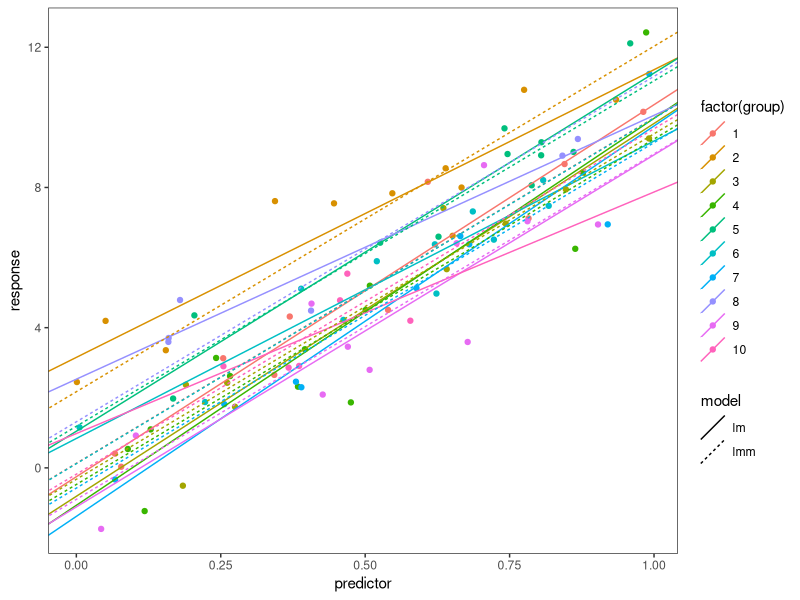

The R script that drew this image:

## Demonstrate different ways to do plyr-like operations with modern tidyverse

## Needs to be loaded first to not conflict with dplyr
library(plyr)

library(broom)
library(dplyr)
library(magrittr)
library(purrr)
library(tidyr)



set.seed(20210807)

n_groups <- 10
group_sizes <- rpois(n_groups, 10)
n <- sum(group_sizes)

fake_data <- tibble(id = 1:n,
                    group = rep(1:n_groups,
                                times = group_sizes),
                    predictor = runif(n, 0, 1))
group_intercept <- rnorm(n_groups, 0, 1)

fake_data$response <- fake_data$predictor * 10 +
  group_intercept[fake_data$group] +
  rnorm(n)


fit_model <- function(data) {
  lm(response ~ predictor, data)
}


## plyr

models <- dlply(fake_data,
                     "group",
                     fit_model)
result <- ldply(models, tidy)

print(result)


## purr without/with pipe

models <- map(split(fake_data,
                    fake_data$group),
                    fit_model)
result <- map_df(models,
                 tidy,
                 .id = "group")

print(result)


result <- fake_data %>%
  split(.$group) %>%
  map(fit_model) %>%
  map_df(tidy, .id = "group")

print(result)


## List column approach

fake_data_nested <- nest(group_by(fake_data, group),
                         data = c(id, predictor, response))

fake_data_models <- mutate(fake_data_nested,
                           model = map(data,
                                       fit_model),
                           estimates = map(model,
                                           tidy))

result <- unnest(fake_data_models, estimates)

print(result)


fake_data %>% 
  group_by(group) %>% 
  nest(data = c(id, predictor, response)) %>% 
  mutate(model = map(data, fit_model),
         estimates = map(model, tidy)) %>% 
  unnest(estimates) ->
  result

print(result)



## Linear mixed model

library(ggplot2)
library(lme4)

model <- lmer(response ~ (1|group) + predictor,
              fake_data)

lm_coef <- pivot_wider(result,
                       names_from = term,
                       values_from = estimate,
                       id_cols = group)


lmm_coef <- cbind(group = levels(model@flist$group),
                  coef(model)$group)

model_coef <- rbind(transform(lm_coef, model = "lm"),
                    transform(lmm_coef, model = "lmm"))

colnames(model_coef)[2] <- "intercept"

ggplot() +
  geom_point(aes(x = predictor,
                 y = response,
                 colour = factor(group)),
             data = fake_data) +
  geom_abline(aes(slope = predictor,
                  intercept = intercept,
                  colour = factor(group)
                  ,linetype = model),
              data = model_coef) +
  theme_bw() +
  theme(panel.grid = element_blank())

